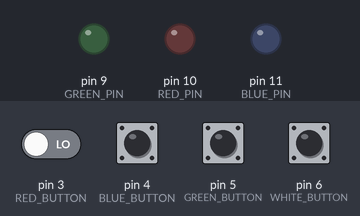
Simulated run of this sketch. Board: Arduino Uno, built with avr-gcc and run on an emulated ATmega328P. Parts: output pins drawn as LEDs (lit = HIGH). Inputs (shaded band) come from the test bench; at power-on: pin 3 (RED_BUTTON), pin 4 (BLUE_BUTTON), pin 5 (GREEN_BUTTON), pin 6 (WHITE_BUTTON) LOW.

Above: at 1.2 s.
1.3 s: pin 6 (WHITE_BUTTON) pulled HIGH for 0.15 s
At 1.37 s:
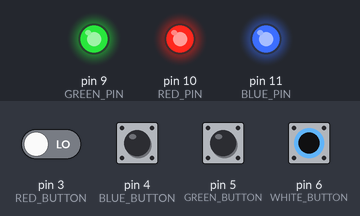
2.9 s: pin 3 (RED_BUTTON) driven HIGH and pin 6 (WHITE_BUTTON) driven HIGH
At 3.3 s:
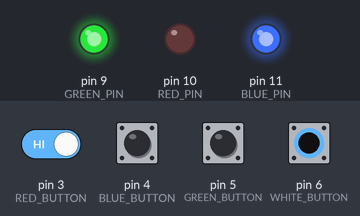
4.4 s: pin 4 (BLUE_BUTTON) pulled HIGH for 0.15 s
At 4.47 s:
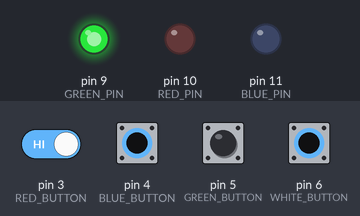
6.0 s: pin 5 (GREEN_BUTTON) pulled HIGH for 0.15 s
At 6.07 s:
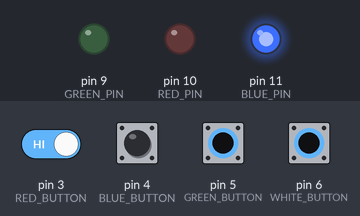
7.6 s: pin 3 (RED_BUTTON) driven LOW
At 8.1 s:
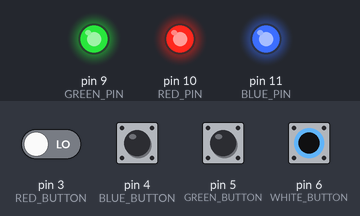
9.1 s: pin 4 (BLUE_BUTTON) pulled HIGH for 1 s
At 9.9 s:
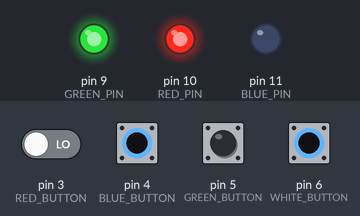
Timing chart, 0 to 12.1 s (numbered marks = the images above; inputs shaded):
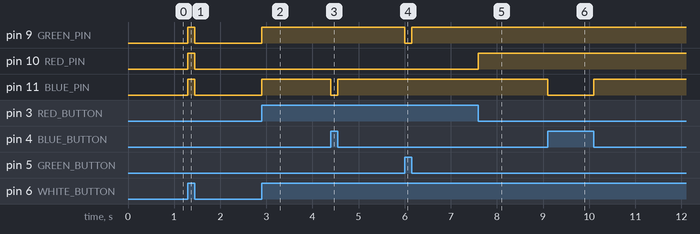

The sketch:

light_controller_code.ino
```cpp
const int GREEN_PIN = 9;
const int RED_PIN = 10;
const int BLUE_PIN = 11;

const int GREEN_BUTTON = 5;
const int BLUE_BUTTON = 4;
const int RED_BUTTON = 3;
const int WHITE_BUTTON = 6;


void setup() {
  // put your setup code here, to run once:
  pinMode(GREEN_PIN, OUTPUT);
  pinMode(RED_PIN, OUTPUT);
  pinMode(BLUE_PIN, OUTPUT);

  pinMode(RED_BUTTON, INPUT);
  pinMode(GREEN_BUTTON, INPUT);
  pinMode(BLUE_BUTTON, INPUT);
  pinMode(WHITE_BUTTON, INPUT);
}

void loop() {
  // put your main code here, to run repeatedly:

  int whiteState = digitalRead(WHITE_BUTTON);
  int redState = digitalRead(RED_BUTTON);
  int blueState = digitalRead(BLUE_BUTTON);
  int greenState= digitalRead(GREEN_BUTTON);

  if(whiteState)
  {

      digitalWrite(RED_PIN, !redState);

      digitalWrite(GREEN_PIN, !greenState);

      digitalWrite(BLUE_PIN, !blueState);

  }
  else
  {

      digitalWrite(RED_PIN, LOW);

      digitalWrite(GREEN_PIN, LOW);

      digitalWrite(BLUE_PIN, LOW);
  }
}
```

Measured:
- after the input at 1.3 s, pin 9 (GREEN_PIN), pin 10 (RED_PIN), pin 11 (BLUE_PIN): LOW → HIGH at once, → LOW 0.15 s later
- after the input at 2.9 s, pin 9 (GREEN_PIN), pin 11 (BLUE_PIN): LOW → HIGH at once
- after the input at 4.4 s, pin 11 (BLUE_PIN): HIGH → LOW at once, → HIGH 0.15 s later
- after the input at 6.0 s, pin 9 (GREEN_PIN): HIGH → LOW at once, → HIGH 0.15 s later
- after the input at 7.6 s, pin 10 (RED_PIN): LOW → HIGH at once
- after the input at 9.1 s, pin 11 (BLUE_PIN): HIGH → LOW at once, → HIGH 1.0 s later
